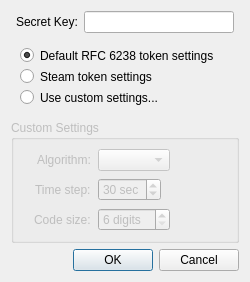
<?xml version="1.0" encoding="UTF-8"?>
<ui version="4.0">
 <class>TotpSetupDialog</class>
 <widget class="QDialog" name="TotpSetupDialog">
  <property name="geometry">
   <rect>
    <x>0</x>
    <y>0</y>
    <width>230</width>
    <height>240</height>
   </rect>
  </property>
  <property name="sizePolicy">
   <sizepolicy hsizetype="Preferred" vsizetype="MinimumExpanding">
    <horstretch>0</horstretch>
    <verstretch>0</verstretch>
   </sizepolicy>
  </property>
  <property name="windowTitle">
   <string>Setup TOTP</string>
  </property>
  <layout class="QVBoxLayout" name="verticalLayout">
   <item>
    <layout class="QHBoxLayout" name="horizontalLayout_2">
     <property name="leftMargin">
      <number>5</number>
     </property>
     <property name="rightMargin">
      <number>5</number>
     </property>
     <item>
      <widget class="QLabel" name="label_3">
       <property name="text">
        <string>Secret Key:</string>
       </property>
      </widget>
     </item>
     <item>
      <widget class="QLineEdit" name="seedEdit">
       <property name="sizePolicy">
        <sizepolicy hsizetype="MinimumExpanding" vsizetype="Fixed">
         <horstretch>0</horstretch>
         <verstretch>0</verstretch>
        </sizepolicy>
       </property>
       <property name="minimumSize">
        <size>
         <width>150</width>
         <height>0</height>
        </size>
       </property>
       <property name="toolTip">
        <string>Secret key must be in Base32 format</string>
       </property>
       <property name="accessibleName">
        <string>Secret key field</string>
       </property>
      </widget>
     </item>
    </layout>
   </item>
   <item>
    <widget class="QGroupBox" name="groupBox">
     <property name="styleSheet">
      <string notr="true">border:none</string>
     </property>
     <property name="title">
      <string/>
     </property>
     <property name="flat">
      <bool>false</bool>
     </property>
     <property name="checkable">
      <bool>false</bool>
     </property>
     <layout class="QVBoxLayout" name="verticalLayout_3">
      <item>
       <widget class="QRadioButton" name="radioDefault">
        <property name="text">
         <string>Default RFC 6238 token settings</string>
        </property>
        <property name="checked">
         <bool>true</bool>
        </property>
        <attribute name="buttonGroup">
         <string notr="true">settingsButtonGroup</string>
        </attribute>
       </widget>
      </item>
      <item>
       <widget class="QRadioButton" name="radioSteam">
        <property name="text">
         <string>Steam token settings</string>
        </property>
        <attribute name="buttonGroup">
         <string notr="true">settingsButtonGroup</string>
        </attribute>
       </widget>
      </item>
      <item>
       <widget class="QRadioButton" name="radioCustom">
        <property name="text">
         <string>Use custom settings...</string>
        </property>
        <attribute name="buttonGroup">
         <string notr="true">settingsButtonGroup</string>
        </attribute>
       </widget>
      </item>
     </layout>
    </widget>
   </item>
   <item>
    <widget class="QGroupBox" name="customSettingsGroup">
     <property name="enabled">
      <bool>false</bool>
     </property>
     <property name="title">
      <string>Custom Settings</string>
     </property>
     <layout class="QFormLayout" name="formLayout_3">
      <property name="fieldGrowthPolicy">
       <enum>QFormLayout::ExpandingFieldsGrow</enum>
      </property>
      <property name="rowWrapPolicy">
       <enum>QFormLayout::DontWrapRows</enum>
      </property>
      <property name="labelAlignment">
       <set>Qt::AlignRight|Qt::AlignTop|Qt::AlignTrailing</set>
      </property>
      <property name="horizontalSpacing">
       <number>7</number>
      </property>
      <property name="verticalSpacing">
       <number>7</number>
      </property>
      <property name="leftMargin">
       <number>20</number>
      </property>
      <property name="rightMargin">
       <number>20</number>
      </property>
      <item row="1" column="0">
       <widget class="QLabel" name="algorithmLabel">
        <property name="text">
         <string>Algorithm:</string>
        </property>
       </widget>
      </item>
      <item row="1" column="1">
       <widget class="QComboBox" name="algorithmComboBox"/>
      </item>
      <item row="2" column="0">
       <widget class="QLabel" name="stepLabel">
        <property name="text">
         <string>Time step:</string>
        </property>
       </widget>
      </item>
      <item row="2" column="1">
       <widget class="QSpinBox" name="stepSpinBox">
        <property name="accessibleName">
         <string>Time step field</string>
        </property>
        <property name="suffix">
         <string comment="Seconds"> sec</string>
        </property>
        <property name="minimum">
         <number>1</number>
        </property>
        <property name="maximum">
         <number>60</number>
        </property>
        <property name="value">
         <number>30</number>
        </property>
       </widget>
      </item>
      <item row="3" column="0">
       <widget class="QLabel" name="digitsLabel">
        <property name="text">
         <string>Code size:</string>
        </property>
       </widget>
      </item>
      <item row="3" column="1">
       <widget class="QSpinBox" name="digitsSpinBox">
        <property name="suffix">
         <string> digits</string>
        </property>
        <property name="minimum">
         <number>6</number>
        </property>
        <property name="maximum">
         <number>10</number>
        </property>
        <property name="singleStep">
         <number>1</number>
        </property>
       </widget>
      </item>
     </layout>
    </widget>
   </item>
   <item>
    <widget class="QDialogButtonBox" name="buttonBox">
     <property name="orientation">
      <enum>Qt::Horizontal</enum>
     </property>
     <property name="standardButtons">
      <set>QDialogButtonBox::Cancel|QDialogButtonBox::Ok</set>
     </property>
    </widget>
   </item>
  </layout>
  <zorder>customSettingsGroup</zorder>
  <zorder>buttonBox</zorder>
  <zorder>groupBox</zorder>
 </widget>
 <tabstops>
  <tabstop>seedEdit</tabstop>
  <tabstop>radioDefault</tabstop>
  <tabstop>radioSteam</tabstop>
  <tabstop>radioCustom</tabstop>
  <tabstop>stepSpinBox</tabstop>
 </tabstops>
 <resources/>
 <connections/>
 <buttongroups>
  <buttongroup name="settingsButtonGroup"/>
 </buttongroups>
</ui>
